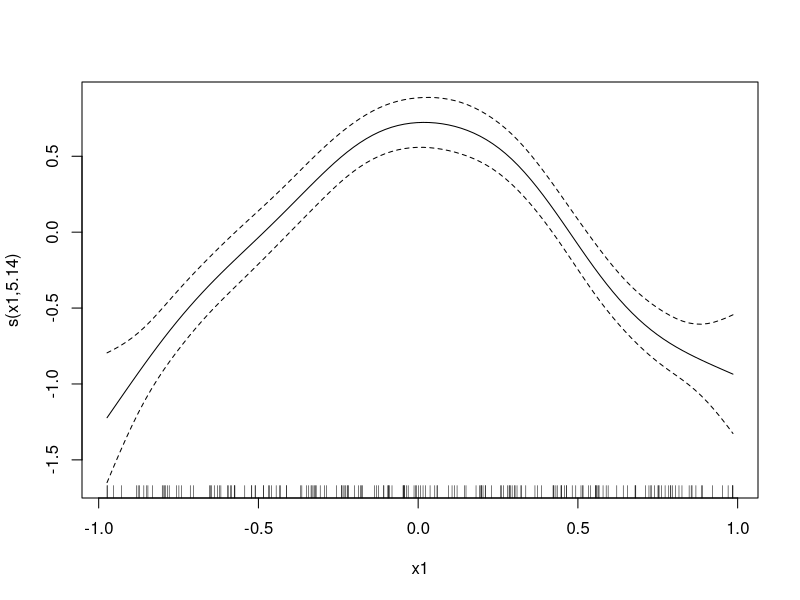
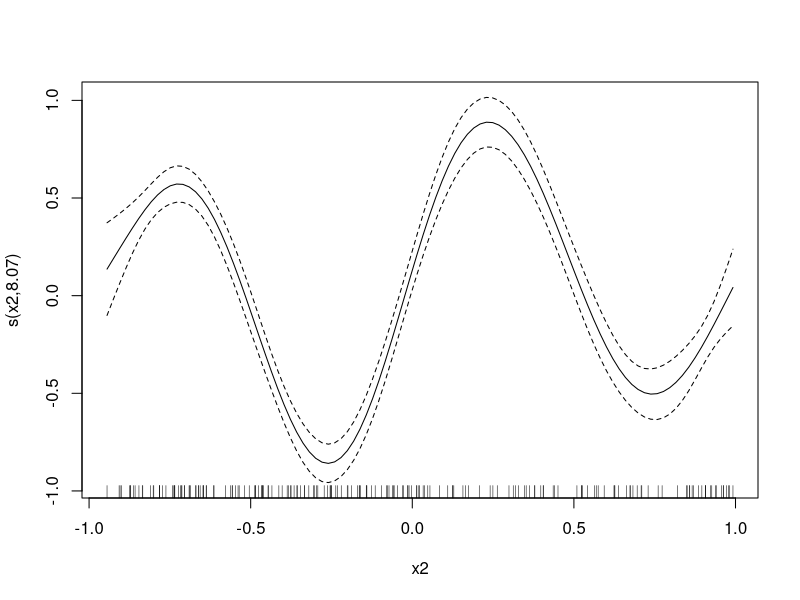
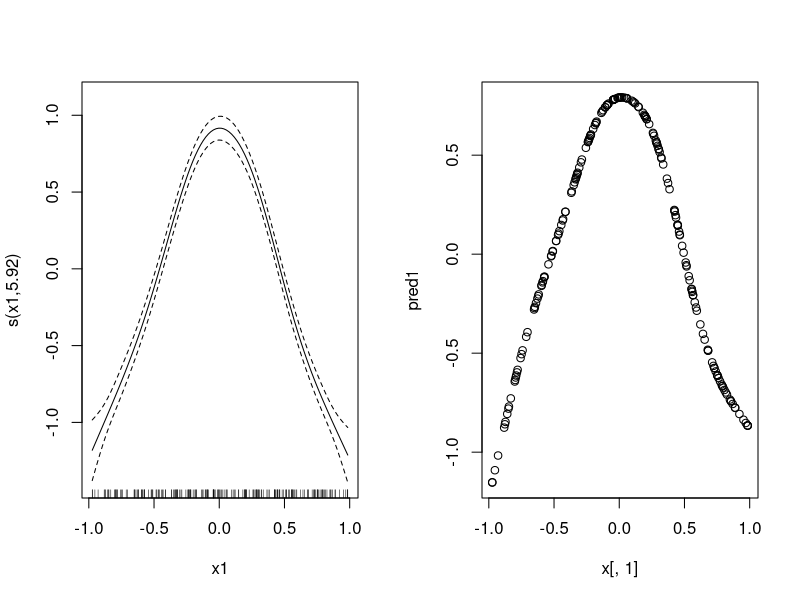
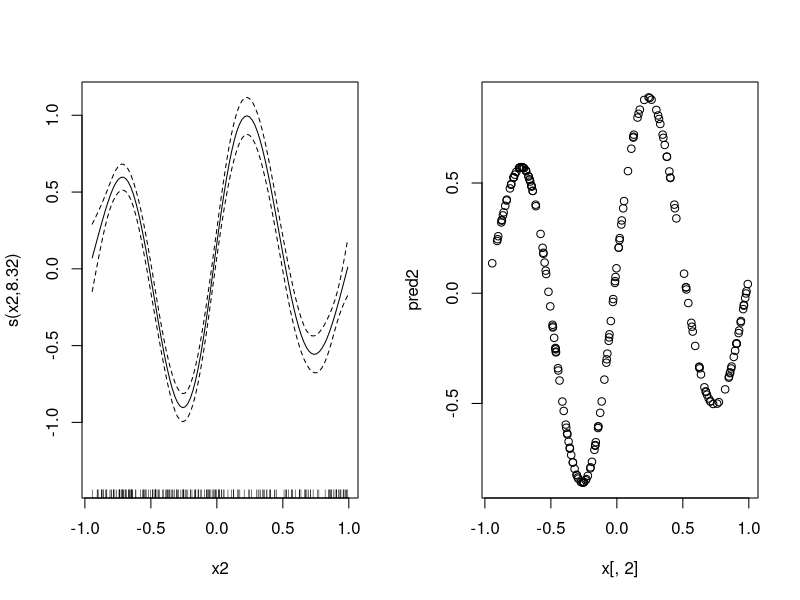

Write R code to recreate these figures, in order.
# Fitting a multivariate model
# Generalized additive models via backfitting
# We use the same simulation as Handout 5.1

# Set seed for reproducibility
set.seed(1)

# Simulate data with two covariates x1 and x2)
# Store the resulting covariates in x
x1 <- runif(200,-1,1)
x2 <- runif(200,-1,1)
x <- cbind(x1,x2)

# The function that will link the covariates and y
f<-function(x)
{	
	x1<-x[1]
	x2<-x[2]
	cos(x1*pi)+sin(x2*2*pi)*exp(-x2^2)
}

# Simulate error terms e
# Let y=f(x)+e
e <- rnorm(200,0,1/4)
y <- apply(x,1,f)+e

# Store the response variable as ynew
ynew <- y

### Start Loop

# Fit a spline smoothing with ynew as response
# and x1 as predictor
library(mgcv)

dat<-data.frame(x,ynew)
fit1 <- gam(ynew~s(x1),data=dat)

# Plot the fit
plot(fit1)

# Store the predictions from this model
pred1 <- predict(fit1,type="response")

# Compute the residuals of the model
res1 <- residuals(fit1)

# Compute mean of the squared residuals
mean(res1^2)

# Replace ynew be the difference between 
# the observed and predicted values 
ynew <- y - pred1

# Fit a spline smoothing with ynew as response
# and x2 as predictor

dat<-data.frame(x,ynew)
fit2 <- gam(ynew~s(x2))

# Plot the fit
plot(fit2)

# Store the predicted values from this model
pred2 <- predict(fit2,type="response",newdata=dat)

# Compute the residuals of the model
res2 <- residuals(fit2)

# Compute mean of the squared residuals
mean(res2^2)

# Replace ynew be the difference between 
# the observed and predicted values 
ynew <- y - pred2

### End Loop

# Do it all at once (using the gam() function)
dat<-data.frame(x,y)
fit <- gam(y~s(x1)+s(x2),data=dat)

# Look at the fit
par(mfrow=c(1,2))
plot(fit,select=1)
plot(x[,1],pred1)

plot(fit,select=2)
plot(x[,2],pred2)
par(mfrow=c(1,1))